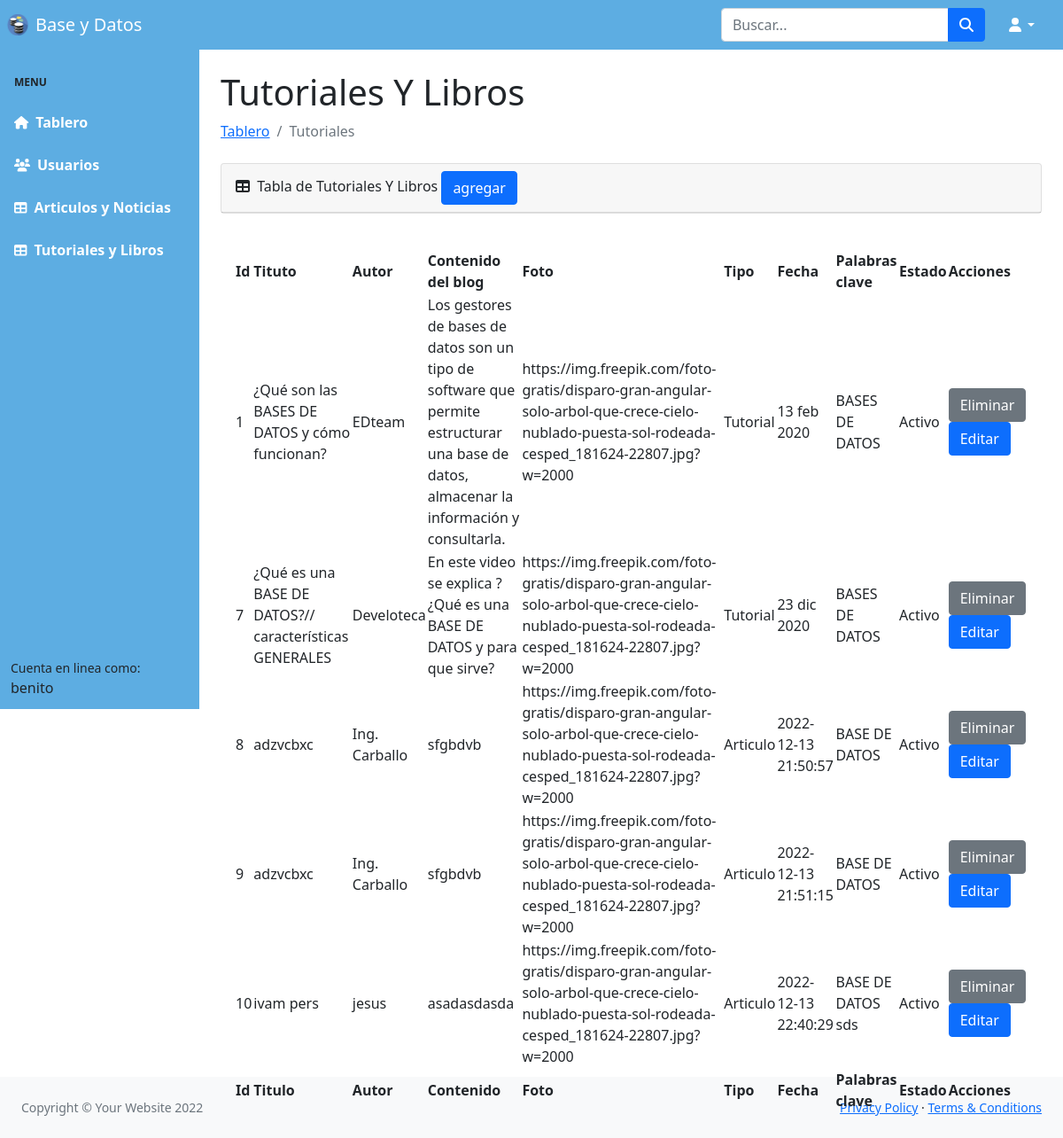
The page /pgadminphp/tutos.php (signed in) on the database its author committed.
### tables this page shows
CREATE TABLE IF NOT EXISTS `tutos` (
  `id` int(3) NOT NULL AUTO_INCREMENT,
  `title` varchar(200) NOT NULL,
  `author` varchar(200) NOT NULL,
  `content` varchar(200) NOT NULL,
  `photo` varchar(200) NOT NULL,
  `date` varchar(200) NOT NULL,
  `keywords` varchar(200) NOT NULL,
  `state` int(3) NOT NULL,
  `tipo` varchar(200) NOT NULL,
  PRIMARY KEY (`id`)
);

### pgadminphp/php/connection.php (called while the page is built, shortened)
<?php
class Db{
  private $host = "localhost";
  private $user = "root";
  private $pass = "";
  private $db = "practica";
  public $connection;
  public function __construct()
  {
    $this->connection = new mysqli($this->host, $this->user, $this->pass, $this->db) or die(mysqli_error($this->connection));
  }
  public function buscar($tabla, $condicion){
    $resultado = $this->connection->query("SELECT * FROM $tabla WHERE $condicion") or die($this->connection->error);
    if($resultado){
      return $resultado->fetch_all(MYSQLI_ASSOC);
    }
    return false;
  }
}
?>

### pgadminphp/tutos.php (the view, shortened to what this page needs)
<?php
require("./php/connection.php");
?>
<!DOCTYPE html>
<html lang="es">
<head>
    <link href="https://cdn.jsdelivr.net/npm/simple-datatables@latest/dist/style.css" rel="stylesheet" />
  <link rel="stylesheet" href="./css/boostrap.css" />
</head>
<body class="sb-nav-fixed">
    <?php include 'nav.php'; ?>
    <div id="layoutSidenav">
        <?php include 'sidebar.php'; ?>
        <div id="layoutSidenav_content">
            <main>
                <div class="container-fluid px-4">
                    <h1 class="mt-4">Tutoriales Y Libros</h1>
                    <ol class="breadcrumb mb-4">
                    <li class="breadcrumb-item"><a href="./panel.php">Tablero</a></li>
<li class="breadcrumb-item active">Tutoriales</li>
                    </ol>
                    <div class="card mb-4">
                        <div class="card-header">
                            <i class="fas fa-table me-1"></i>
                           Tabla de Tutoriales Y Libros
                           <a  href="tutosform.php"
                           ><button style="text-align: right;" type="button" class="btn btn-primary">agregar</button></a></div>
                        </div>
                        <div class="card-body">
                            <table id="datatablesSimple">
                                <thead>
                                    <tr>
                                        <th>Id</th>
                                        <th>Tituto</th>
                                        <th>Autor</th>
                                        <th>Contenido del blog</th>
                                        <th>Foto</th>
                                        <th>Tipo</th>
                                        <th>Fecha</th>
                                        <th>Palabras clave</th>
                                        <th>Estado</th>
                                        <th>Acciones</th>
                                    </tr>
                                </thead>
                                <tfoot>
                                    <tr>
                                        <th>Id</th>
                                        <th>Titulo</th>
                                        <th>Autor</th>
                                        <th>Contenido</th>
                                        <th>Foto</th>
                                        <th>Tipo</th>
                                        <th>Fecha</th>
                                        <th>Palabras clave</th>
                                        <th>Estado</th>
                                        <th>Acciones</th>
                                    </tr>
                                </tfoot>
                                <tbody>
                                    <?php
                                    $db = new Db();
                                    $resultado = $db->buscar("tutos", "id>0");
                                    foreach ($resultado as $tuto) {
                                        $tipo = $tuto["tipo"] == 1 ? "Articulo" : "Tutorial";
                                        $state = $tuto["state"] == 1 ? "Activo" : "Inactivo";
                                        echo <<<EOT
                                      <tr>
                                      <td>{$tuto["id"]}</td>
                                         <td>{$tuto["title"]}</td>
                                         <td>{$tuto["author"]}</td>
                                         <td>{$tuto["content"]}</td>
                                         <td>{$tuto["photo"]}</td>
                                         <td>$tipo</td>
                                         <td>{$tuto["date"]}</td>
                                         <td>{$tuto["keywords"]}</td>
                                         <td>$state</td>
                                         <td>
                                         <a href="./php/deletearticle.php?id={$tuto["id"]}" class="btn btn-secondary">Eliminar</a>
                                            <a href="./edittuto.php?id={$tuto["id"]}" class="btn btn-primary" >Editar</a>
                                         </td>
                                        </tr>
                                      EOT;
                                    }
                                    ?>
                                </tbody>
                            </table>
                        </div>
                    </div>
                </div>
    </div>
    <div>
            <footer class="py-4 bg-light mt-auto">
                <div class="container-fluid px-4">
                    <div class="d-flex align-items-center justify-content-between small">
                        <div class="text-muted">Copyright &copy; Your Website 2022</div>
                        <div>
                            <a href="#">Privacy Policy</a>
                            &middot;
                            <a href="#">Terms &amp; Conditions</a>
                        </div>
                    </div>
                </div>
            </footer>
        </div>
</body>
</html>

### rows shown on the page
tutos: id "1", title "¿Qué son las BASES DE DATOS y cómo funcionan?", author "EDteam", content "Los gestores de bases de datos son un tipo de software que permite estructurar una base de datos, almacenar la información y consultarla.", photo "https://img.freepik.com/foto-gratis/disparo-gran-angular-solo-arbol-que-crece-cielo-nublado-puesta-sol-rodeada-cesped_181624-22807.jpg?w=2000", tipo "Tutorial", date "13 feb 2020", keywords "BASES DE DATOS", state "Activo"
tutos: id "7", title "¿Qué es una BASE DE DATOS?// características GENERALES", author "Develoteca", content "En este video se explica ? ¿Qué es una BASE DE DATOS y para que sirve?", photo "https://img.freepik.com/foto-gratis/disparo-gran-angular-solo-arbol-que-crece-cielo-nublado-puesta-sol-rodeada-cesped_181624-22807.jpg?w=2000", tipo "Tutorial", date "23 dic 2020", keywords "BASES DE DATOS", state "Activo"
tutos: id "8", title "adzvcbxc", author "Ing. Carballo", content "sfgbdvb", photo "https://img.freepik.com/foto-gratis/disparo-gran-angular-solo-arbol-que-crece-cielo-nublado-puesta-sol-rodeada-cesped_181624-22807.jpg?w=2000", tipo "Articulo", date "2022-12-13 21:50:57", keywords "BASE DE DATOS", state "Activo"
tutos: id "9", title "adzvcbxc", author "Ing. Carballo", content "sfgbdvb", photo "https://img.freepik.com/foto-gratis/disparo-gran-angular-solo-arbol-que-crece-cielo-nublado-puesta-sol-rodeada-cesped_181624-22807.jpg?w=2000", tipo "Articulo", date "2022-12-13 21:51:15", keywords "BASE DE DATOS", state "Activo"
tutos: id "10", title "ivam pers", author "jesus", content "asadasdasda", photo "https://img.freepik.com/foto-gratis/disparo-gran-angular-solo-arbol-que-crece-cielo-nublado-puesta-sol-rodeada-cesped_181624-22807.jpg?w=2000", tipo "Articulo", date "2022-12-13 22:40:29", keywords "BASE DE DATOS sds", state "Activo"

### other values the page prints
$_SESSION["name"] "benito"
